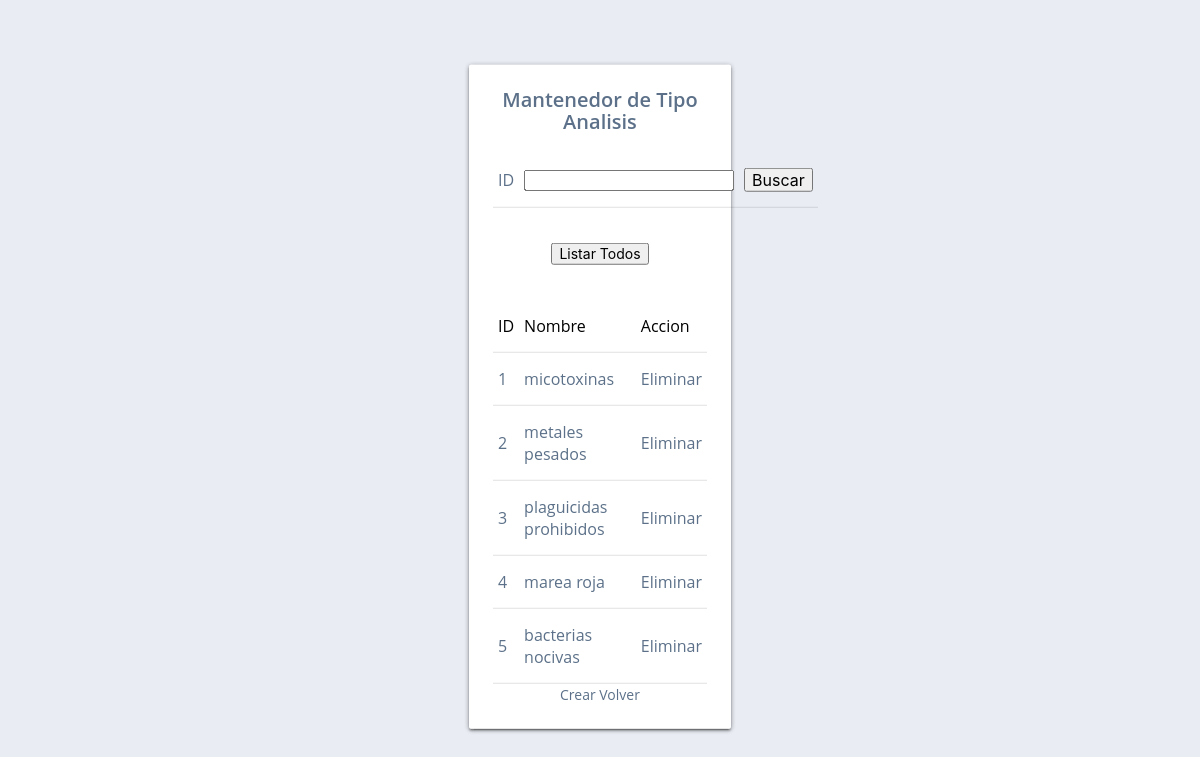
The app's page /paginas/agregarTipoAnalisis.php with its own data.
### tables this page shows
CREATE TABLE `TipoAnalisis` (
  `idTipoAnalisis` int(11) unsigned NOT NULL AUTO_INCREMENT,
  `nombre` varchar(45) NOT NULL DEFAULT '',
  PRIMARY KEY (`idTipoAnalisis`)
);

### paginas/agregarTipoAnalisis.php (called while the page is built, shortened)
<?php
include_once '../dao/TipoAnalisisDaoImp.php';
$nombre = $_POST["txtNombre"];
$dao = new TipoAnalisisDaoImp();
if ($dao->existeRegistro($nombre)) {
    $mensaje = 'Tipo de analisis ya existe';
} else {
    if ($dao->crear($nombre)) {
        $lista = $dao->listar();
    } else {
        $mensaje = 'No se pudo crear Tipo de analisis';
    }
}
include_once './ventanaMantenedorTipoAnalisis.php';

### dao/TipoAnalisisDaoImp.php (called while the page is built, shortened)
<?php
include_once '../dto/TipoAnalisis.php';
class TipoAnalisisDaoImp implements TipoAnalisisDao {
    public function listar() {
        try {
            $lista = new ArrayObject();
            $pdo = new clasePDO();
            $stmt = $pdo->prepare("select * from tipoanalisis");
            $stmt->execute();
            $tipos = $stmt->fetchAll();
            foreach ($tipos as $value) {
                $tipoAnalisis = new TipoAnalisis();
                $tipoAnalisis->setId($value["idTipoAnalisis"]);
                $tipoAnalisis->setNombre($value["nombre"]);
                $lista->append($tipoAnalisis);
            }
        } catch (Exception $exc) {
            echo "Error dao al listar tipos de analisis " . $exc->getMessage();
        }
        return $lista;
    }
}

### dto/TipoAnalisis.php (called while the page is built, shortened)
<?php
class TipoAnalisis {
    private $id;
    private $nombre;
    function getId() {
        return $this->id;
    }
    function getNombre() {
        return $this->nombre;
    }
    function setId($_id) {
        $this->id = $_id;
    }
    function setNombre($_nombre) {
        $this->nombre = $_nombre;
    }
}

### paginas/ventanaMantenedorTipoAnalisis.php (the view, shortened to what this page needs)
<?php
include_once '../dao/TipoAnalisisDaoImp.php';
if ($_SERVER['REQUEST_METHOD'] === 'GET') {
    $dao = new TipoAnalisisDaoImp();
    $lista = $dao->listar();
} else {
    $lista = $_SESSION["listaDesplegar"];
}
?>
<!DOCTYPE html>
<html>
    <head>
        <link rel="stylesheet" href="../static/css/postulacion.css" type="text/css"/>
    </head>
    <body>
        <main role="main">
            <section class="container">
                <div class="row mb0 center-align relative full">
                    <div class="center">
                        <div class="col s12 m6 offset-m3 l4 offset-l4">
                            <div class="card">
                                <div class="card-panel pad0">
                                    <div class="card-content pad24">
                                        <div class="mb20"><h3 class="medium title">Mantenedor de Tipo Analisis</h3></div>
                                        <form action="mantenedorTipoAnalisis.php" method="POST" class="container-busquedas">
                                            <table>
                                                <tr>
                                                    <td>ID</td>
                                                    <td><input type="number" name="txtId" value="" /></td>
                                                    <td><input type="submit" value="Buscar" name="btnBuscar" /></td>
                                                </tr>
                                            </table>
                                        </form>
                                        <form method="GET" class="container-busquedas">
                                            <br>
                                            <input type="submit" value="Listar Todos" name="btnListarTodos" />
                                        </form>
                                        <br>
                                        <table>
                                            <thead>
                                                <tr>
                                                    <td class="black-text">ID</td>
                                                    <td class="black-text">Nombre</td>
                                                    <td class="black-text">Accion</td>
                                                </tr>
                                            </thead>
                                            <tbody>
                                                <?php
                                                include_once '../dto/TipoAnalisis.php';
                                                foreach ($lista as $dto) {
                                                    ?>
                                                    <tr>
                                                        <td><?php echo $dto->getId(); ?></td>
                                                        <td><?php echo $dto->getNombre(); ?></td>
                                                        <td><a href="eliminarTipoAnalisis.php?id=<?php echo $dto->getId(); ?>">Eliminar</a></td>
                                                    </tr>
                                                <?php } ?>
                                            </tbody>
                                        </table>
                                        <a href="ventanaCrearTipoAnalisis.php">Crear</a>
                                        <a href=../login/volver.php>Volver</a> <br>
                                    </div>
                                </div>
                            </div>
                        </div>
                    </div>
                </div>
            </section>
        </main>
    </body>
</html>

### records on screen
tipoanalisis: idTipoAnalisis "1", nombre "micotoxinas"
tipoanalisis: idTipoAnalisis "2", nombre "metales pesados"
tipoanalisis: idTipoAnalisis "3", nombre "plaguicidas prohibidos"
tipoanalisis: idTipoAnalisis "4", nombre "marea roja"
tipoanalisis: idTipoAnalisis "5", nombre "bacterias nocivas"
